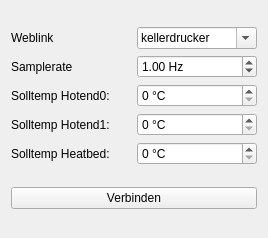
<?xml version="1.0" encoding="UTF-8"?>
<ui version="4.0">
 <class>Form</class>
 <widget class="QWidget" name="Form">
  <property name="geometry">
   <rect>
    <x>0</x>
    <y>0</y>
    <width>268</width>
    <height>238</height>
   </rect>
  </property>
  <property name="windowTitle">
   <string>Form</string>
  </property>
  <layout class="QVBoxLayout" name="verticalLayout">
   <item>
    <layout class="QGridLayout" name="gridLayout">
     <item row="2" column="2">
      <widget class="QSpinBox" name="spinBox0">
       <property name="suffix">
        <string> °C</string>
       </property>
       <property name="maximum">
        <number>300</number>
       </property>
      </widget>
     </item>
     <item row="1" column="0">
      <widget class="QLabel" name="label_5">
       <property name="text">
        <string>Samplerate</string>
       </property>
      </widget>
     </item>
     <item row="3" column="0">
      <widget class="QLabel" name="label_3">
       <property name="text">
        <string>Solltemp Hotend1:</string>
       </property>
      </widget>
     </item>
     <item row="4" column="0">
      <widget class="QLabel" name="label_4">
       <property name="text">
        <string>Solltemp Heatbed:</string>
       </property>
      </widget>
     </item>
     <item row="1" column="2">
      <widget class="QDoubleSpinBox" name="samplerateSpinBox">
       <property name="suffix">
        <string> Hz</string>
       </property>
       <property name="decimals">
        <number>2</number>
       </property>
       <property name="minimum">
        <double>0.010000000000000</double>
       </property>
       <property name="maximum">
        <double>99999999.989999994635582</double>
       </property>
       <property name="singleStep">
        <double>1.000000000000000</double>
       </property>
       <property name="value">
        <double>1.000000000000000</double>
       </property>
      </widget>
     </item>
     <item row="3" column="2">
      <widget class="QSpinBox" name="spinBox1">
       <property name="suffix">
        <string> °C</string>
       </property>
       <property name="maximum">
        <number>300</number>
       </property>
      </widget>
     </item>
     <item row="4" column="2">
      <widget class="QSpinBox" name="spinBoxB">
       <property name="suffix">
        <string> °C</string>
       </property>
       <property name="maximum">
        <number>120</number>
       </property>
      </widget>
     </item>
     <item row="2" column="0">
      <widget class="QLabel" name="label_2">
       <property name="text">
        <string>Solltemp Hotend0:</string>
       </property>
      </widget>
     </item>
     <item row="0" column="0">
      <widget class="QLabel" name="label">
       <property name="text">
        <string>Weblink</string>
       </property>
      </widget>
     </item>
     <item row="0" column="2">
      <widget class="QComboBox" name="comboBox">
       <property name="editable">
        <bool>true</bool>
       </property>
       <item>
        <property name="text">
         <string>kellerdrucker</string>
        </property>
       </item>
      </widget>
     </item>
    </layout>
   </item>
   <item>
    <widget class="QPushButton" name="pushButton">
     <property name="text">
      <string>Verbinden</string>
     </property>
    </widget>
   </item>
  </layout>
 </widget>
 <resources/>
 <connections/>
</ui>
